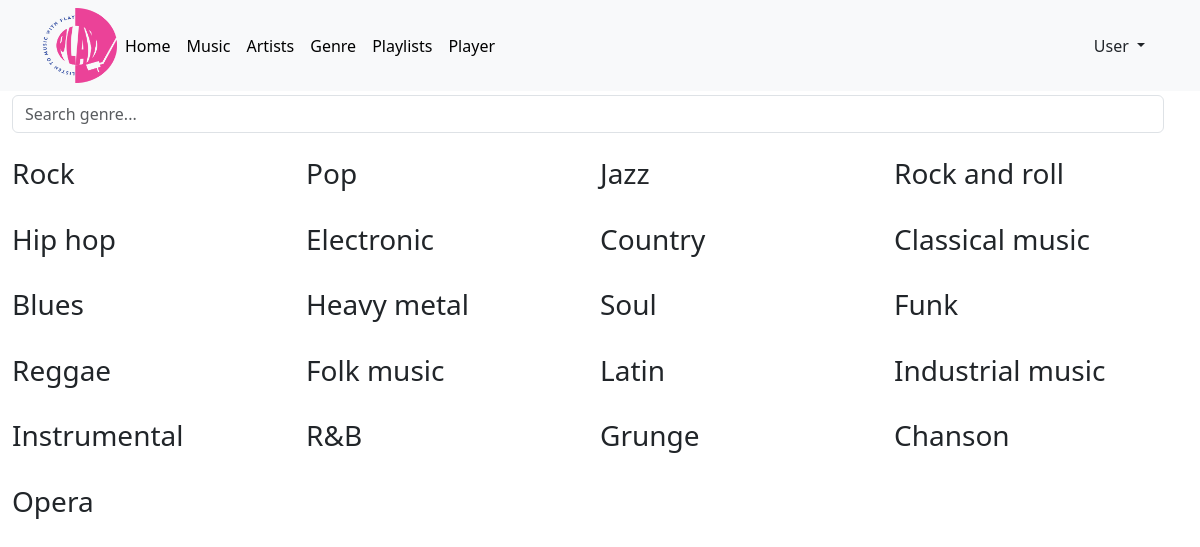
Before: /genre/ with the older database file.
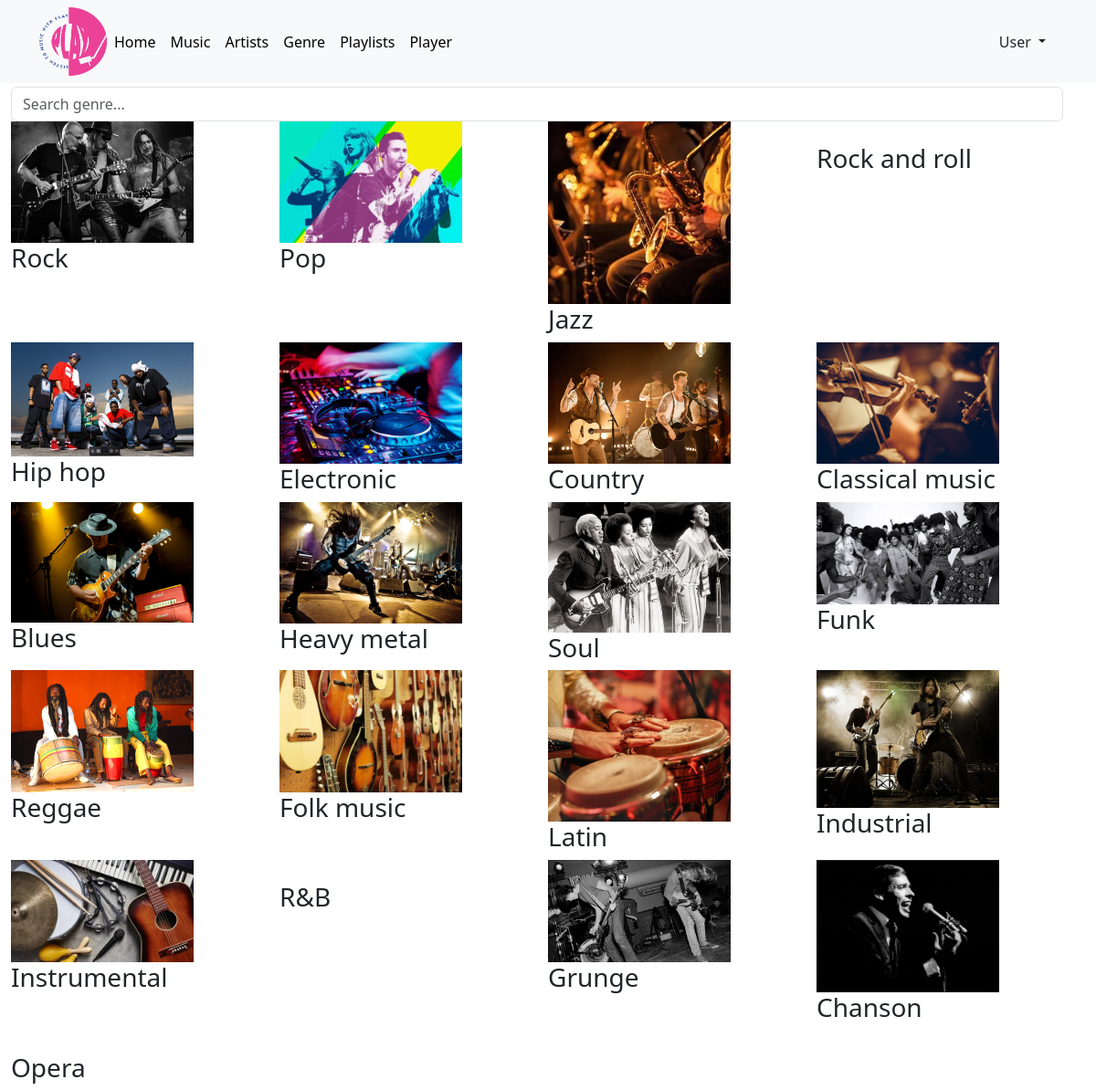
After: the same page with the newer database file.
### genre_app/models.py (models this page shows, shortened)
class Genre(models.Model):
    name = models.CharField(max_length=155)
    image = models.ImageField(upload_to=upload_image, blank=True)
    slug = models.SlugField(max_length=255, unique=True, db_index=True, verbose_name='URL', default=uuid.uuid1)

### genre_app/views.py (the view)
# urls.py: path('genre/', views.GenreView.as_view(), name='genre'),
class GenreView(ListView):
    model = Genre
    template_name = '../templates/genre_app/genres.html'
    context_object_name = 'genres'

### templates/genre_app/genres.html (shortened to what this page needs)
{% extends 'includes/base.html' %}
{% load static %}
{% block content  %}
    <div class="row singer_container container-fluid">
        <h1 class="title">Genres</h1>
        {% if genres %}
        <form class='search' autocomplete='off'>
            <div class='autocomplete'>
                <input type='text' id='filter' onkeyup='filter_search()' placeholder='Search genre...' class='form-control me-2'>
            </div>
        </form>
        {% endif %}
        {% for genre in genres %}
        <div class="col-lg-3 col-md-4 col-sm-12 block">
            <div class="singer_box">
                <div class="singer_image">
                    <a href="{% url 'genre_app:detail' genre.slug %}">
                        <img src="{% if genre.image %}{{ genre.image.url }}{% endif %}" alt="" width="200">
                    </a>
                </div>
                <div class="singer_name"><h3 class="name">{{ genre.name }}</h3></div>
            </div>
        </div>
        {% endfor %}
    </div>
{% endblock %}

### templates/includes/base.html (shortened to what this page needs)
<!DOCTYPE html>
{% load static %}
<html>
    <head>
        <link rel="stylesheet" href="{% static 'css/style.css' %}">
        <link rel="stylesheet" href="{% static 'css/animate.min.css' %}" />
        <link href="https://cdn.jsdelivr.net/npm/bootstrap@5.3.0-alpha1/dist/css/bootstrap.min.css" rel="stylesheet">
        <link href="https://getbootstrap.com/docs/5.3/assets/css/docs.css" rel="stylesheet">
        <link rel="stylesheet" href="https://cdnjs.cloudflare.com/ajax/libs/font-awesome/6.2.1/css/all.min.css">
        <link rel="stylesheet" href="https://cdn.jsdelivr.net/npm/swiper@10/swiper-bundle.min.css" />
    </head>
    <body class="scroll_effect">
        {% include "includes/header.html" %}
        <div class="main">
            {% block content %}
            {% endblock %}
        </div>
    </body>
</html>

### templates/includes/header.html (shortened to what this page needs)
{% load static %}
<nav class="navbar navbar-expand-lg bg-body-tertiary">
    <div class="container">
      <a class="logo" href="{% url 'base_app:index' %}">
        <img src="{% static 'images/logo/logo.png' %}" alt="play">
      </a>
      <div class="collapse navbar-collapse" id="navbarSupportedContent">
        <ul class="navbar-nav me-auto mb-2 mb-lg-0">
          <li class="nav-item">
            <a class="nav-link active" aria-current="page" href="{% url 'base_app:index' %}">Home</a>
          </li>
          <li class="nav-item">
            <a class="nav-link active" aria-current="page" href="{% url 'music_app:music' %}">Music</a>
          </li>
          <li class="nav-item">
            <a class="nav-link active" aria-current="page" href="{% url 'singer_app:singer' %}">Artists</a>
          </li>
          <li class="nav-item">
            <a class="nav-link active" aria-current="page" href="{% url 'genre_app:genre' %}">Genre</a>
          </li>
          <li class="nav-item">
            <a class="nav-link active" aria-current="page" href="{% url 'music_app:playlists' %}">Playlists</a>
          </li>
          <li class="nav-item">
            <a class="nav-link active" aria-current="page" href="{% url 'music_app:player' %}">Player</a>
          </li>
        </ul>
      </div>
      <div class="dropdown">
        <button class="btn dropdown-toggle log_reg_button" type="button" data-bs-toggle="dropdown">
          {% if request.user.is_authenticated %}
            {% if request.user.username %}
              {{ request.user.username }}
            {% endif %}
          {% else %}
            User
          {% endif %}
        </button>
      </div>
    </div>
</nav>

### static_files/static/css/style.css (style rules this page uses)
* { margin: 0; padding: 0; list-style: none; text-decoration: none; box-sizing: border-box; }
html { height: 100%; width: 100%; }
body { overflow-x: hidden; height: 100%; background-color: #fff; }
.main { min-height: 100vh; }
.logo img { width: 75px; height: 75px; }
.title { color: #eb4298; margin-bottom: 35px; text-align: center; font-size: 50px; }
nav.navbar { position: fixed; width: 100%; top: 0; left: 0; z-index: 2; }

Changed rows visible on the page:
changed Genre "Rock": image: picture added
changed Genre "Pop": image: picture added
changed Genre "Jazz": image: picture added
changed Genre "Hip hop": image: picture added
changed Genre "Electronic": image: picture added
changed Genre "Country": image: picture added
changed Genre "Classical music": image: picture added
changed Genre "Blues": image: picture added
changed Genre "Heavy metal": image: picture added
changed Genre "Soul": image: picture added
changed Genre "Funk": image: picture added
changed Genre "Reggae": image: picture added
changed Genre "Folk music": image: picture added
changed Genre "Latin": image: picture added
changed Genre: image: picture added; name "Industrial music" → "Industrial"
changed Genre "Instrumental": image: picture added
changed Genre "Grunge": image: picture added
changed Genre "Chanson": image: picture added
